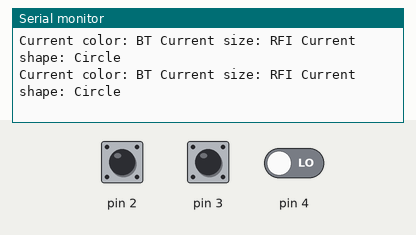
This sketch was run on a simulated Arduino Uno, built with avr-gcc and run on an emulated ATmega328P. On the bench: the last lines printed to the serial monitor. Inputs (shaded band) come from the test bench; at power-on: pin 3 HIGH, pin 2 HIGH, pin 4 LOW.

Above: at 1.2 s.
1.3 s: pin 3 driven LOW
At 2.9 s:
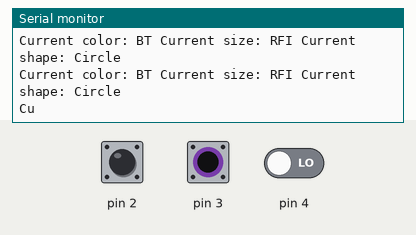
3.5 s: pin 3 driven HIGH
At 4.4 s:
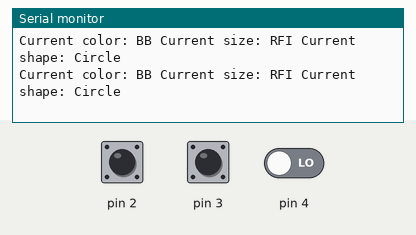
5.0 s: pin 3 pulsed LOW 5 times (0.12 s each, 0.3 s apart)
At 7.0 s:
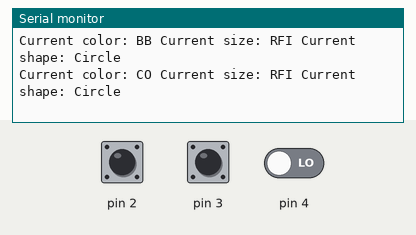

Measured:
- after the input at 1.3 s, the serial monitor: prints a new line after 0.70 s (image 1)
- after the input at 3.5 s, the serial monitor: prints a new line at once (image 2)
- after the input at 5.0 s, the serial monitor: prints a new line after 1.6 s (image 3)

The sketch:

EncoderOptionMenu.ino
```cpp
#define DEBOUNCE_DELAY 50 // Debounce delay in milliseconds

volatile int optionSet = 0;
//String colorOptions[3] = {"Red", "Green", "Blue"};
String seatPositions[6] = { "BT", "SB",  "BB", "UTG_LJ", "HJ", "CO"};
//String sizeOptions[3] = {"Small", "Medium", "Large"};
String actions[4] = {"RFI", "Face_RFI", "3-BET", "4-BET"};
String shapeOptions[3] = {"Circle", "Square", "Triangle"};

//volatile int colorOption = 0;
volatile int seatPosition = 0;
//volatile int sizeOption = 0;
volatile int action = 0;
volatile int shapeOption = 0;

volatile unsigned long lastEncoderTurnTime = 0;  // For debouncing
volatile unsigned long lastEncoderPushTime = 0;  // For debouncing

void setup() {
  Serial.begin(9600);
  attachInterrupt(digitalPinToInterrupt(3), onEncoderTurn, LOW);
  attachInterrupt(digitalPinToInterrupt(2), onEncoderPush, FALLING);

  pinMode(2,INPUT_PULLUP);
  pinMode(4,INPUT);
}

void onEncoderTurn() {
  unsigned long now = millis();
  if (now - lastEncoderTurnTime > DEBOUNCE_DELAY) {
    if (digitalRead(4) == digitalRead(3)) { // replace with your pin numbers
      // rotation is clockwise
      if (optionSet == 0) {
        seatPosition = (seatPosition + 1) % 6;
      }
      else if (optionSet == 1) {
        action = (action + 1) % 4;
      }
      else if (optionSet == 2) {
        shapeOption = (shapeOption + 1) % 3;
      }
    }
    else {
      // rotation is counter-clockwise
      if (optionSet == 0) {
        seatPosition = (seatPosition - 1 + 6) % 6; // add 3 to avoid negative numbers
      }
      else if (optionSet == 1) {
        action = (action - 1 + 4) % 4;
      }
      else if (optionSet == 2) {
        shapeOption = (shapeOption - 1 + 3) % 3;
      }
    }
    lastEncoderTurnTime = now;
  }
}


void onEncoderPush() {
  unsigned long now = millis();
  if (now - lastEncoderPushTime > DEBOUNCE_DELAY) {
    optionSet = (optionSet + 1) % 3;
    lastEncoderPushTime = now;
  }
}

void loop() {
  Serial.print("Current color: ");
  Serial.print(seatPositions[seatPosition]);
  Serial.print(" Current size: ");
  Serial.print(actions[action]);
  Serial.print(" Current shape: ");
  Serial.println(shapeOptions[shapeOption]);

  delay(1000);
}
```
